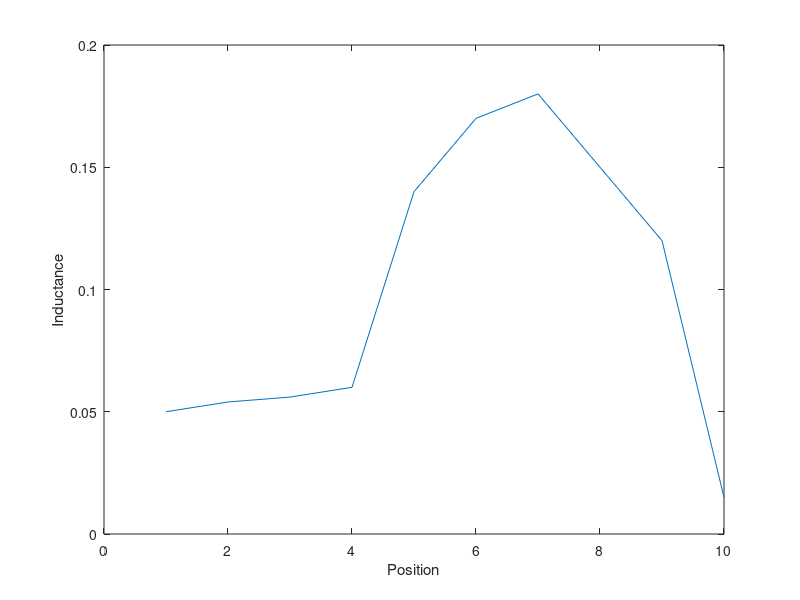

Source code (MATLAB):
energy = [250 252 255 264 284 300 306 301 287 268];
force = [48 113 412 1713 2052 1270 118 972 1912 1580];
inductance = [0.05 0.054 0.056 0.06 0.14 0.17 0.18 0.15 0.12 0.015];
position = [ 1 2 3 4 5 6 7 8 9 10];

plot(fliplr(position),fliplr(inductance));
xlabel('Position')
ylabel('Inductance')